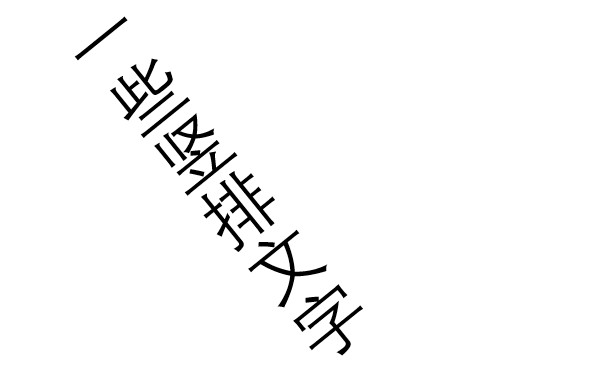
#> input picture test/1.png, 608 x 375 px
$ python Laplacian_operator.py 1.png
#> lines starting #> are read from the running program, lines starting #| are printed output that depends on the picture
'''
  -*- coding: utf-8 -*-
  @Time    : 2020/10/16 16:09
  @Author  : liuxu
  @File    : Laplacian_operator.py
  @Software: PyCharm
  @Theme   :
'''
import sys
import cv2 as cv


img = "./1.png"

def main(argv):
    # [variables]
    # Declare the variables we are going to use
    ddepth = cv.CV_16S
    kernel_size = 3
    window_name = "Laplace Demo"
    # [variables]
    # [load]
    src = cv.imread(img)
#> src is the input picture: shape (375, 608, 3); min 0, max 255, mean 248.4
    # [load]
    # [reduce_noise]
    # Remove noise by blurring with a Gaussian filter
    src = cv.GaussianBlur(src, (3, 3), 0)
    # [reduce_noise]
    # [convert_to_gray]
    # Convert the image to grayscale
    src_gray = cv.cvtColor(src, cv.COLOR_BGR2GRAY)
    # [convert_to_gray]
    # Create Window
    cv.namedWindow(window_name, cv.WINDOW_AUTOSIZE)
    # [laplacian]
    # Apply Laplace function
    dst = cv.Laplacian(src_gray, ddepth, ksize=kernel_size)
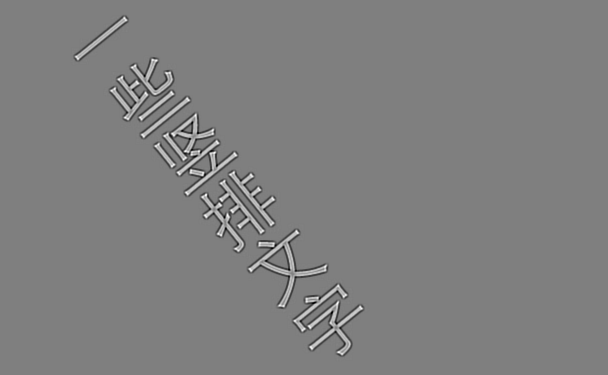
#> dst: shape (375, 608) int16; min -504, max 506, mean 0; drawn with min black and max white
    # [laplacian]
    # [convert]
    # converting back to uint8
    abs_dst = cv.convertScaleAbs(dst)
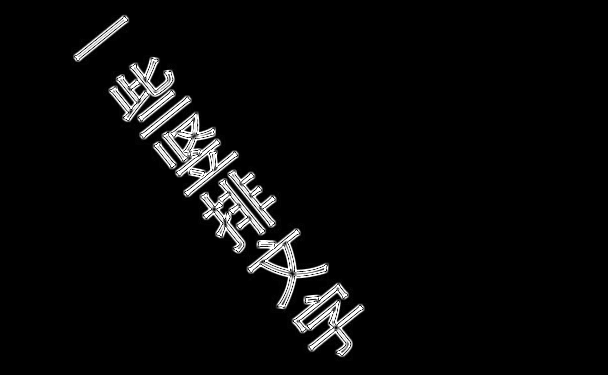
#> abs_dst: shape (375, 608); min 0, max 255, mean 10.2
    # [convert]
    # [display]
    cv.imshow(window_name, abs_dst)
    cv.waitKey(0)
    # [display]
    return 0
if __name__ == "__main__":
    main(sys.argv[1:])
